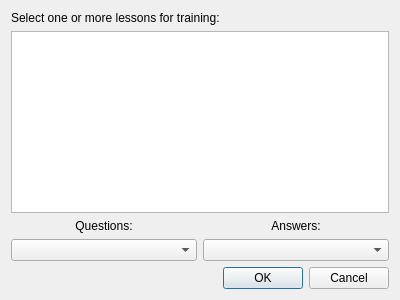
<?xml version="1.0" encoding="UTF-8"?>
<ui version="4.0">
 <class>LessonSelectionDialog</class>
 <widget class="QDialog" name="LessonSelectionDialog">
  <property name="geometry">
   <rect>
    <x>0</x>
    <y>0</y>
    <width>400</width>
    <height>300</height>
   </rect>
  </property>
  <property name="windowTitle">
   <string>Dialog</string>
  </property>
  <layout class="QVBoxLayout" name="verticalLayout_2">
   <item>
    <widget class="QLabel" name="label">
     <property name="text">
      <string>Select one or more lessons for training:</string>
     </property>
    </widget>
   </item>
   <item>
    <widget class="QListWidget" name="lessonsListWidget">
     <property name="selectionMode">
      <enum>QAbstractItemView::MultiSelection</enum>
     </property>
    </widget>
   </item>
   <item>
    <layout class="QHBoxLayout" name="horizontalLayout_4">
     <item>
      <layout class="QVBoxLayout" name="verticalLayout_4">
       <item>
        <widget class="QLabel" name="questionsLanguageLabel">
         <property name="text">
          <string>Questions:</string>
         </property>
         <property name="alignment">
          <set>Qt::AlignCenter</set>
         </property>
        </widget>
       </item>
       <item>
        <widget class="QComboBox" name="questionsLanguageCombo"/>
       </item>
      </layout>
     </item>
     <item>
      <layout class="QVBoxLayout" name="verticalLayout">
       <item>
        <widget class="QLabel" name="answersLanguageLabel">
         <property name="text">
          <string>Answers:</string>
         </property>
         <property name="alignment">
          <set>Qt::AlignCenter</set>
         </property>
        </widget>
       </item>
       <item>
        <widget class="QComboBox" name="answersLanguageCombo"/>
       </item>
      </layout>
     </item>
    </layout>
   </item>
   <item>
    <widget class="QDialogButtonBox" name="buttonBox">
     <property name="orientation">
      <enum>Qt::Horizontal</enum>
     </property>
     <property name="standardButtons">
      <set>QDialogButtonBox::Cancel|QDialogButtonBox::Ok</set>
     </property>
    </widget>
   </item>
  </layout>
 </widget>
 <resources/>
 <connections>
  <connection>
   <sender>buttonBox</sender>
   <signal>accepted()</signal>
   <receiver>LessonSelectionDialog</receiver>
   <slot>accept()</slot>
   <hints>
    <hint type="sourcelabel">
     <x>248</x>
     <y>254</y>
    </hint>
    <hint type="destinationlabel">
     <x>157</x>
     <y>274</y>
    </hint>
   </hints>
  </connection>
  <connection>
   <sender>buttonBox</sender>
   <signal>rejected()</signal>
   <receiver>LessonSelectionDialog</receiver>
   <slot>reject()</slot>
   <hints>
    <hint type="sourcelabel">
     <x>316</x>
     <y>260</y>
    </hint>
    <hint type="destinationlabel">
     <x>286</x>
     <y>274</y>
    </hint>
   </hints>
  </connection>
 </connections>
</ui>
